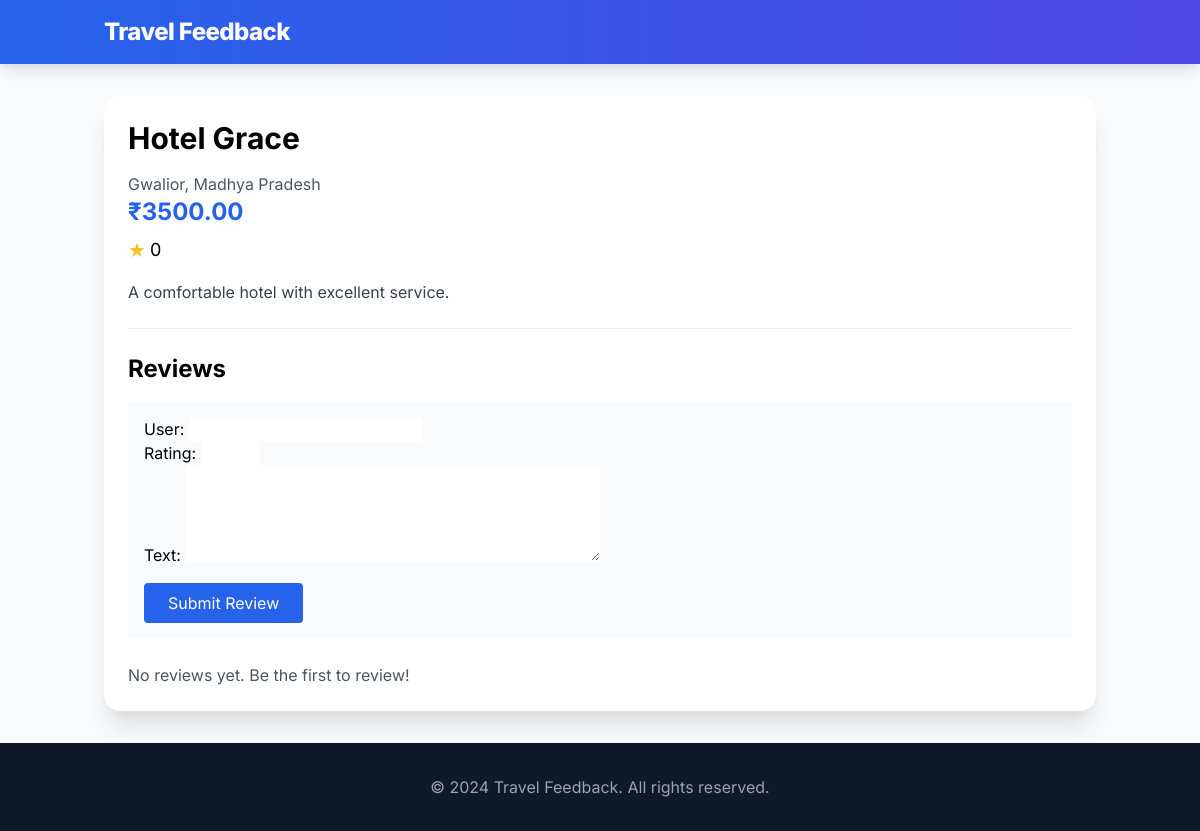
Page /hotel/2/ on the committed database.
### places/models.py (models this page shows, shortened)
class Hotel(models.Model):
    name = models.CharField(max_length=100)
    city = models.CharField(max_length=50)
    state = models.CharField(max_length=50)
    description = models.TextField()
    price = models.DecimalField(
        max_digits=10,
        decimal_places=2,
        validators=[MinValueValidator(0)]
    )
    image = models.ImageField(upload_to='hotels/', null=True, blank=True)
    booking_url = models.URLField(max_length=200, null=True, blank=True)
    created_at = models.DateTimeField(auto_now_add=True)
    updated_at = models.DateTimeField(auto_now=True)
    def average_rating(self):
        avg = self.reviews.aggregate(models.Avg('rating'))['rating__avg']
        return round(avg, 1) if avg else 0

### places/views.py (the view, shortened to what this page needs)
# urls.py: path('hotel/<int:pk>/', views.hotel_detail, name='hotel_detail'),
def hotel_detail(request, pk):
    hotel = get_object_or_404(Hotel, pk=pk)
    reviews = hotel.reviews.all().order_by('-created_at')
    form = ReviewForm()
    context = {
        'hotel': hotel,
        'reviews': reviews,
        'form': form,
    }
    return render(request, 'places/hotel_detail.html', context)

### places/forms.py
class ReviewForm(forms.ModelForm):
    class Meta:
        model = Review
        fields = ['user', 'rating', 'text']
        widgets = {
            'rating': forms.NumberInput(attrs={'min': 1, 'max': 5}),
            'text': forms.Textarea(attrs={'rows': 4}),
        }

### places/templates/places/hotel_detail.html (shortened to what this page needs)
{% extends 'places/base.html' %}
{% load custom_filters %}
{% block content %}
<div class="max-w-5xl mx-auto bg-white rounded-2xl shadow-xl overflow-hidden">
  <div class="p-6">
    <h1 class="text-3xl font-bold mb-4">{{ hotel.name }}</h1>
    <div class="mb-4">
      <p class="text-gray-600">{{ hotel.city }}, {{ hotel.state }}</p>
      <p class="text-2xl font-bold text-blue-600">₹{{ hotel.price }}</p>
      <div class="flex items-center mt-2">
        <span class="text-yellow-400 text-xl">★</span>
        <span class="ml-1 text-lg">{{ hotel.average_rating }}</span>
      </div>
    </div>
    <p class="text-gray-700 mb-6">{{ hotel.description }}</p>
    <div class="border-t pt-6">
      <h2 class="text-2xl font-bold mb-4">Reviews</h2>
      <form method="POST" class="mb-6 bg-gray-50 p-4 rounded">
        {% csrf_token %} {{ form.as_p }}
        <button
          type="submit"
          class="mt-4 bg-blue-600 text-white px-6 py-2 rounded hover:bg-blue-700"
        >
          Submit Review
        </button>
      </form>
      <div class="space-y-4">
        {% for review in reviews %}
        <div class="border-b pb-4">
          <div class="flex items-center mb-2">
            <span class="font-bold">{{ review.user }}</span>
            <div class="ml-4 text-yellow-400">
              {% for _ in "★"|multiply:review.rating %}★{% endfor %}
            </div>
          </div>
          <p class="text-gray-700">{{ review.text }}</p>
          <p class="text-gray-500 text-sm mt-1">
            {{ review.created_at|date:"F j, Y" }}
          </p>
        </div>
        {% empty %}
        <p class="text-gray-600">No reviews yet. Be the first to review!</p>
        {% endfor %}
      </div>
    </div>
  </div>
</div>
{% endblock %}

### places/templates/places/base.html (style rules this page uses)
body { font-family: 'Inter', sans-serif; }

### rows in the picture
Hotel: name "Hotel Grace", city "Gwalior", state "Madhya Pradesh", price "3500.00", average_rating "0", description "A comfortable hotel with excellent service."
